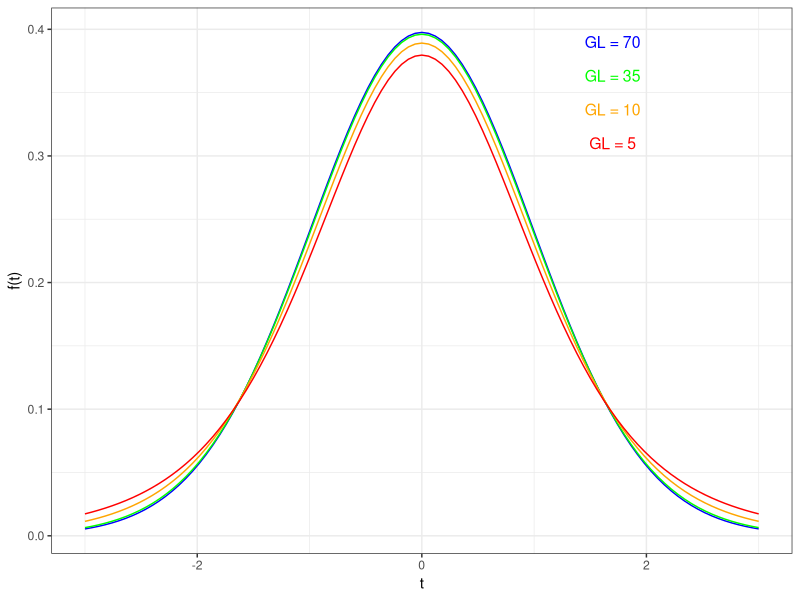
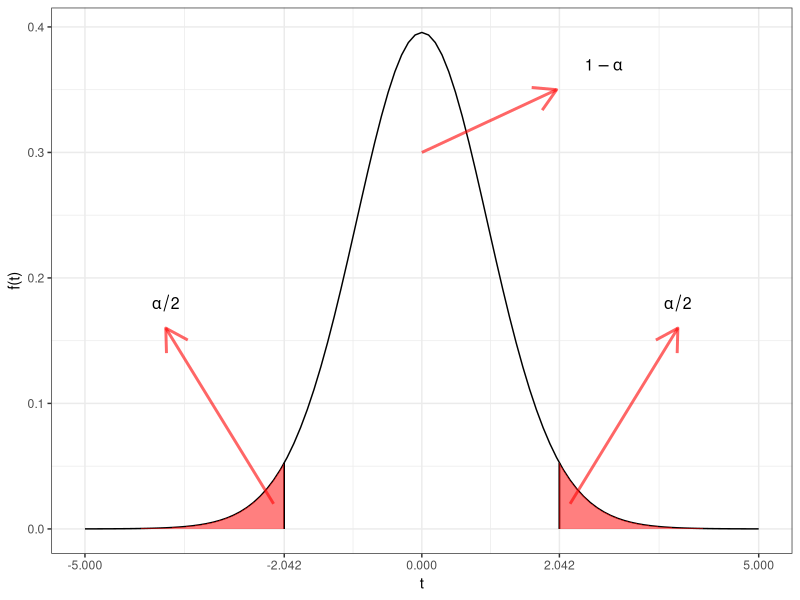
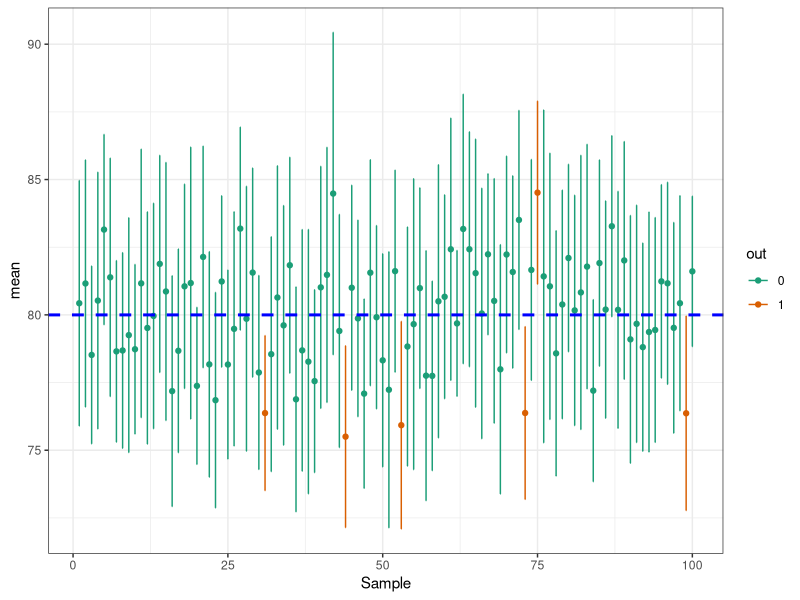
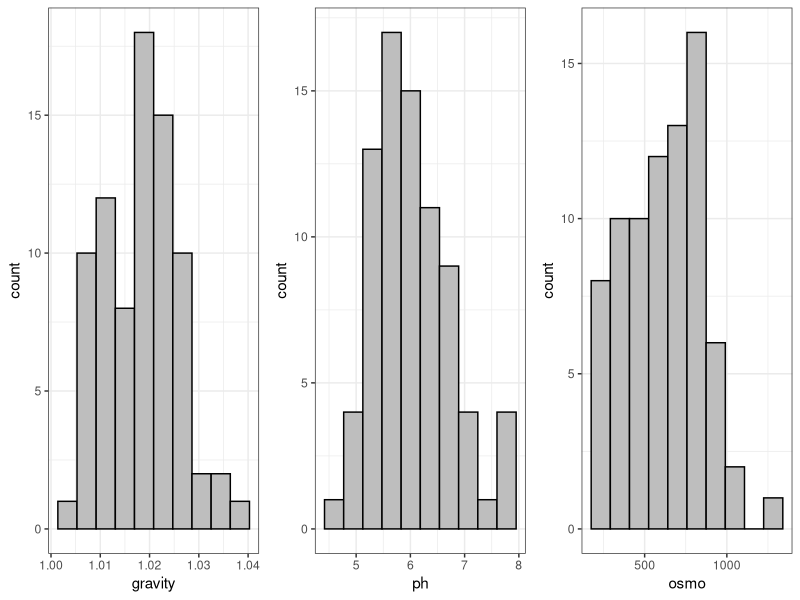

The R script that drew these images, in order:
## ---- chunk 1
library(datasets)
library(tidyverse)
library(kableExtra)
library(knitr)
library(MASS)
library(boot)
library(carData)   

set.seed(150)
## ---- chunk 2
ggplot(data = data.frame(x = c(-3, 3)), aes(x)) +
  stat_function(fun = dt, args = list(df = 70),color="blue")+ylab("f(t)")+xlab("t")+
  stat_function(fun = dt, args = list(df = 35),color="green")+
  stat_function(fun = dt, args = list(df = 10),color="orange")+
  stat_function(fun = dt, args = list(df = 5),color="red")+
  annotate("text", x = rep(1.7,4), y = seq(.39,.31,length.out = 4), 
           label = paste0("GL = ",c(70,35,10,5)) , size=4 , 
           color=c("blue","green","orange","red"))+
  theme_bw()
## ---- chunk 3
gl<-30
ggplot(data = data.frame(x = c(-5, 5)), aes(x)) +
  stat_function(fun = dt, args = list(df = 30))+ylab("f(t)")+
  geom_segment(aes(x=qt(.975,gl),xend=qt(.975,gl),y=0,yend=dt(qt(.975,gl),gl)))+
  geom_segment(aes(x=qt(.025,gl),xend=qt(.025,gl),y=0,yend=dt(qt(.025,gl),gl)))+
  scale_x_continuous("t", round(c(-5,qt(1-.975,gl),0,qt(.975,gl),5),3), limits=c(-5,5))+
  annotate("segment", x = c(-2.2,2.2,0), xend = c(-3.8,3.8,2), 
           y = c(0.02,0.02,.3), yend = c(.16,.16,.35), colour = "red", size=1, alpha=0.6, arrow=arrow())+
  stat_function(fun = dt, args = list(df = gl),
                xlim = c(qt(.975,gl),5),
                geom = "area",fill="red",alpha=0.5)+
  stat_function(fun = dt, args = list(df = gl),
                xlim = c(-5,qt(.025,gl)),
                geom = "area",fill="red",alpha=0.5)+
  annotate("text", x = c(-3.8,3.8,2.7), y = c(0.18,0.18,.37), 
           label = c("alpha/2","alpha/2","1-alpha"),parse=T , size=4 , fontface="bold")+
  theme_bw()
## ---- chunk 4
n<-25
my_mu<-80
my_sd<-10
sample_list<-list()

for (i in 1:100) {
  sample_list[[i]]<-rnorm(n,my_mu,my_sd)
}
ttest_list<-sample_list%>%map(t.test)
ttest_list%>%sapply( function(x){c(x$conf.int[1],x$estimate,x$conf.int[2])})%>%t(.)->ci_df
data.frame(1:100,ci_df)->ci_df
colnames(ci_df)<-c("Sample","LCI","mean","UCI")
ci_df%>%mutate(out=factor(ifelse(LCI<my_mu & UCI >my_mu,0,1)))->ci_df


ci_df%>%ggplot(aes(x=Sample,y=mean,color=out))+geom_point()+
  geom_errorbar(aes(ymin=LCI, ymax=UCI),width=.1)+
  geom_hline(yintercept=my_mu, linetype="dashed", 
             color = "blue", size=1)+
  scale_color_brewer(palette="Dark2")+
  theme_bw()
## ---- chunk 5
p1<-ggplot(urine, aes(x=gravity)) + geom_histogram(bins=10,color="black",fill="grey")+ theme_bw()
p2<-ggplot(urine, aes(x=ph )) + geom_histogram(bins=10,color="black",fill="grey")+ theme_bw()
p3<-ggplot(urine, aes(x=osmo)) + geom_histogram(bins=10,color="black",fill="grey")+ theme_bw()
gridExtra::grid.arrange(grobs =list(p1,p2,p3),nrow=1,ncol=3)
## ---- chunk 6
urine[,2:4]%>%summary
## ---- chunk 7
t2<-data.frame(promedio=round(apply(urine[,2:4],2,mean,na.rm =T),4),varianza=round(apply(urine[,2:4],2,var,na.rm =T),4),n=apply(urine[,2:4],2,function(x){sum(!is.na(x))}))
t2<-kable(t2)
kable_styling(t2,"striped", position = "center")

## ---- chunk 8
alpha<-c(0.005,0.025,0.05,0.1)
GL<-c(50,77,78,79,80,100)
res<-outer(GL,c(alpha,rev(1-alpha)),function(x,y){round(qt(y,x),4)})
colnames(res)<-paste0("qT_",c(alpha,rev(1-alpha)))
res<-cbind(GL,res)

res<-kable(res)
kable_styling(res,"striped", position = "center")
